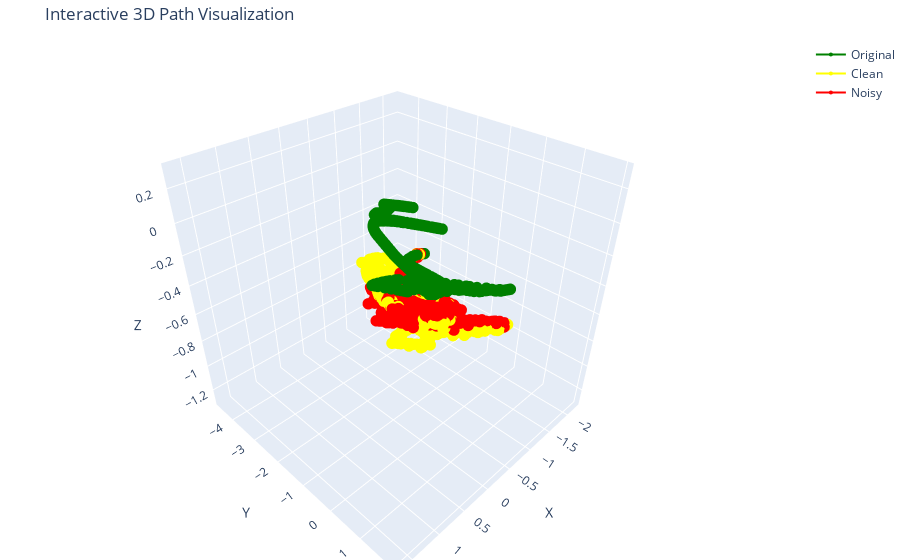

Notebook source saved alongside this figure:
### Markdown cell above
## Visualization

### Code cell
plot_phats(original_poses, clean_poses, noisy_poses)

### Figure 1 — Plotly figure (JSON) as saved in the notebook; plotly's stock layout.template omitted (floating-point values rounded to 4 significant figures; data arrays with more than 128 entries replaced by an {"elided": "..."} marker saying what was removed)
{"data": [{"marker": {"color": "green", "size": 4}, "mode": "lines+markers", "name": "Original", "type": "scatter3d", "x": {"elided": "986 float values"}, "y": {"elided": "986 float values"}, "z": {"elided": "986 float values"}}, {"marker": {"color": "yellow", "size": 4}, "mode": "lines+markers", "name": "Clean", "type": "scatter3d", "x": {"elided": "986 float values"}, "y": {"elided": "986 float values"}, "z": {"elided": "986 float values"}}, {"marker": {"color": "red", "size": 4}, "mode": "lines+markers", "name": "Noisy", "type": "scatter3d", "x": {"elided": "986 float values"}, "y": {"elided": "986 float values"}, "z": {"elided": "986 float values"}}], "layout": {"margin": {"b": 0, "l": 0, "r": 0, "t": 40}, "scene": {"xaxis": {"title": {"text": "X"}}, "yaxis": {"title": {"text": "Y"}}, "zaxis": {"title": {"text": "Z"}}}, "title": {"text": "Interactive 3D Path Visualization"}}}
